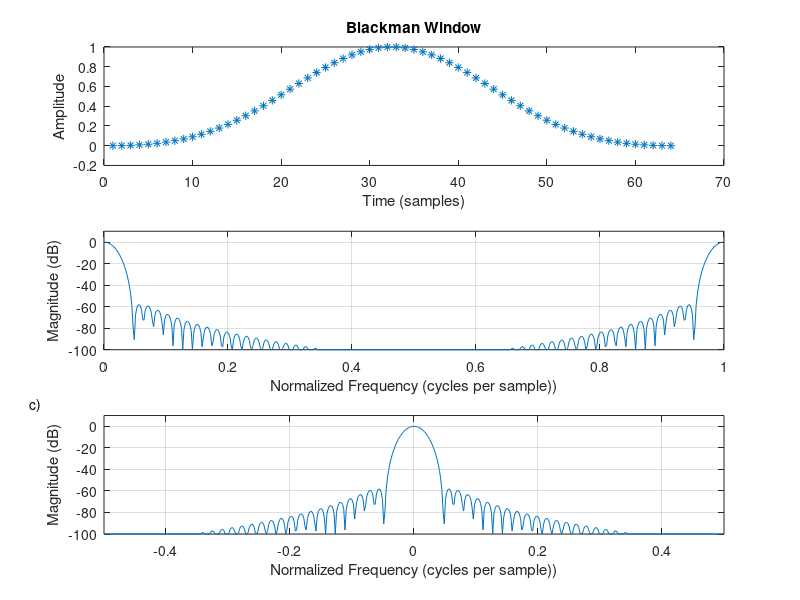

MATLAB code for this plot:
M = 64;
w = blackman(M);
figure(1);
subplot(3,1,1);
plot(w,'*'); 
title('Blackman Window');
xlabel('Time (samples)'); 
ylabel('Amplitude');
zpf = 8;                      
xw = [w',zeros(1,(zpf-1)*M)]; 
Xw = fft(xw);                 
spec = 20*log10(abs(Xw));     
spec = spec - max(spec);      
nfft = zpf*M;
spec = max(spec,-100*ones(1,nfft)); 
fni = [0:1.0/nfft:1-1.0/nfft];   
subplot(3,1,2); plot(fni,spec,'-'); 
axis([0,1,-100,10]);
xlabel('Normalized Frequency (cycles per sample))');
ylabel('Magnitude (dB)');
grid; 
nh = nfft/2;
specnf = [spec(nh+1:nfft),spec(1:nh)]; 
fninf = fni - 0.5;
subplot(3,1,3);
plot(fninf,specnf,'-'); 
axis([-0.5,0.5,-100,10]); 
grid;
xlabel('Normalized Frequency (cycles per sample))');
ylabel('Magnitude (dB)');
text(-.62,20,'c)');
